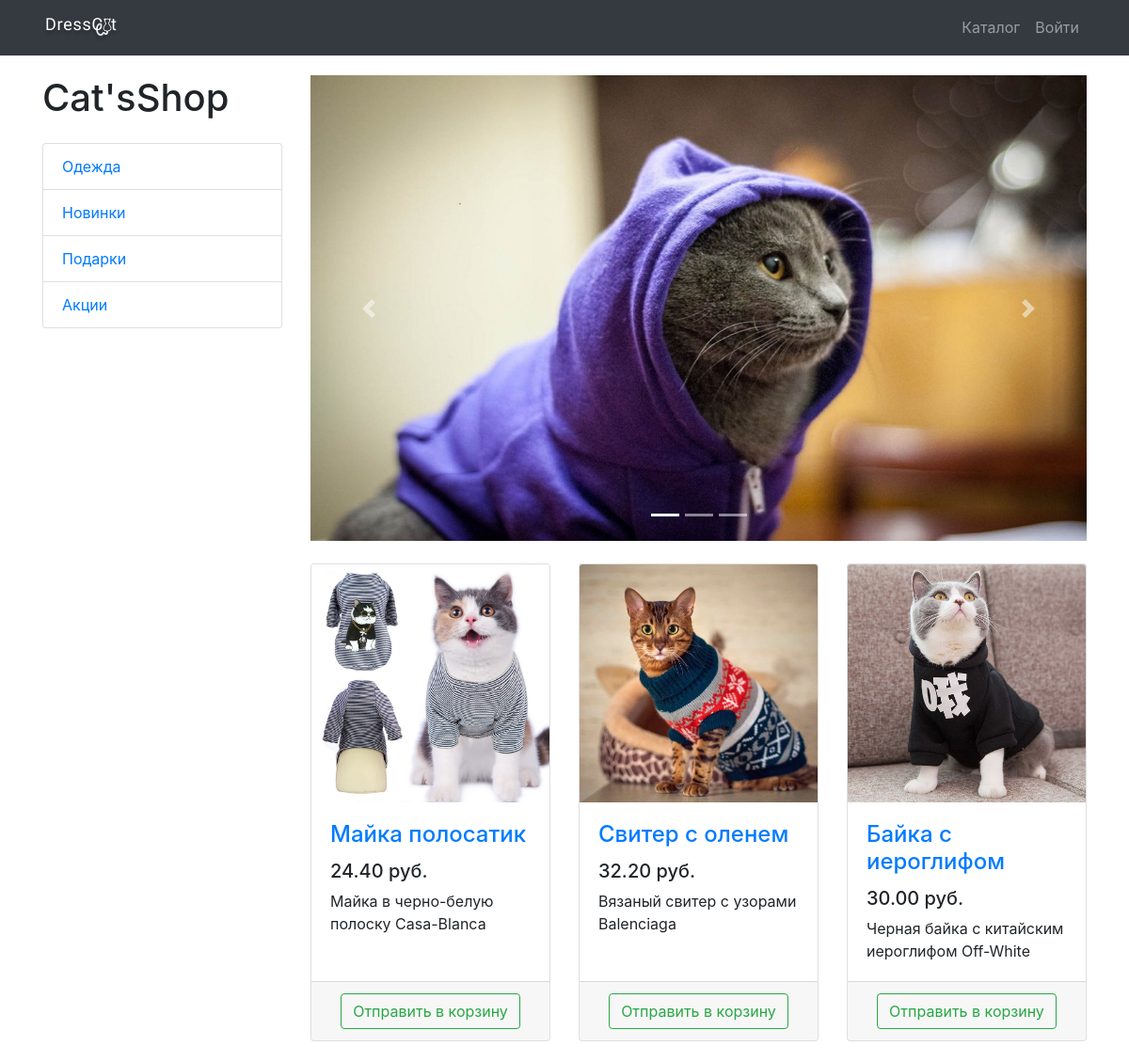
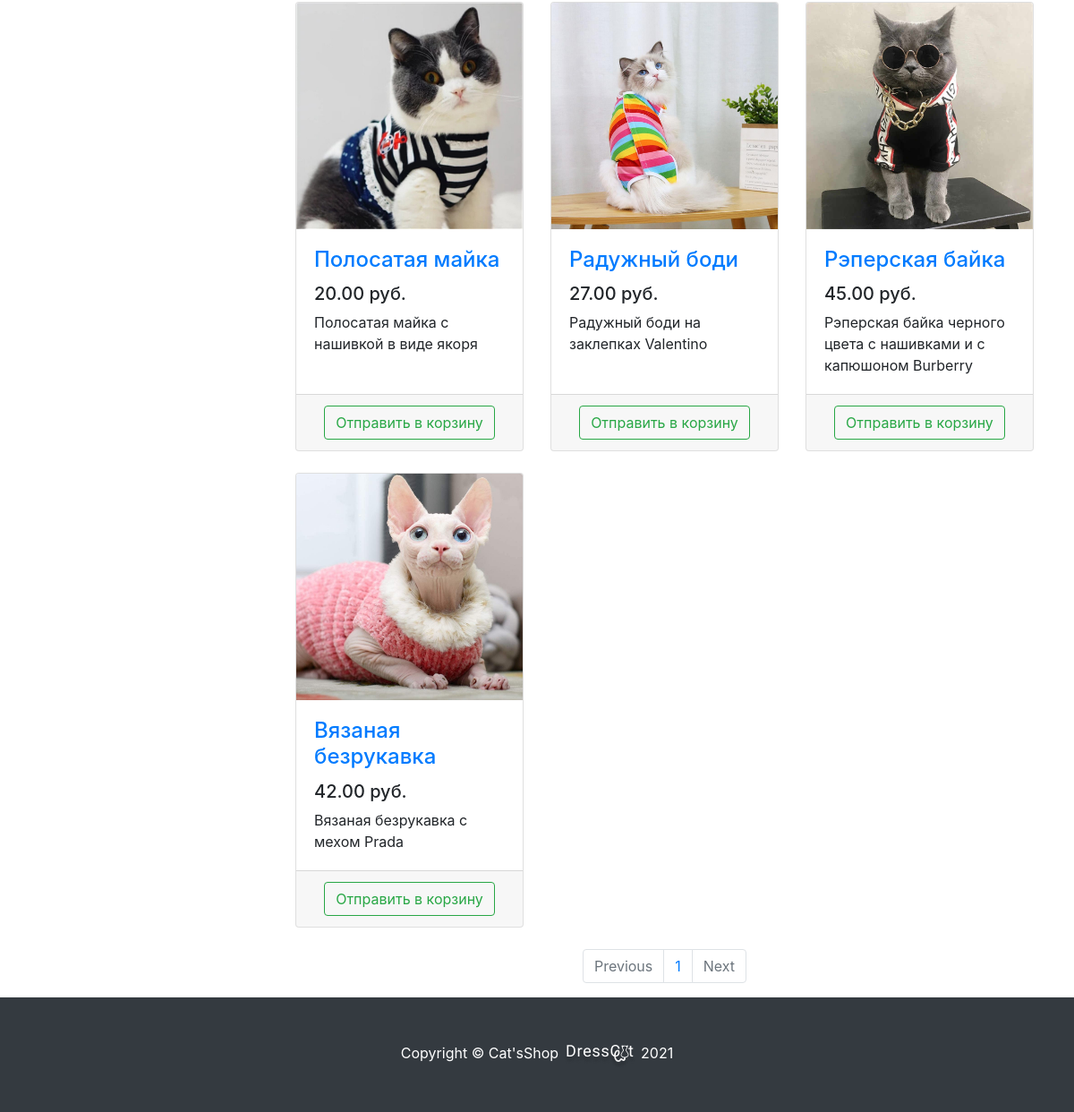
Screenshot of /products/2/ with the database file from the repository (2 pictures, top to bottom).
### products/models.py (models this page shows, shortened)
class ProductCategory(models.Model):
    name = models.CharField(max_length=64, unique=True)
    description = models.TextField(blank=True)
    class Meta:
        verbose_name_plural = 'Product Categories'

class Product(models.Model):
    name = models.CharField(max_length=256)
    image = models.ImageField(upload_to='products_images', blank=True)
    description = models.TextField(blank=True)
    short_description = models.CharField(max_length=64, blank=True)
    price = models.DecimalField(max_digits=5, decimal_places=2, default=0)
    quantity = models.PositiveIntegerField(default=0)
    category = models.ForeignKey(ProductCategory, on_delete=models.CASCADE)
    class Meta:
        ordering = ['category_id']

### products/views.py (the view)
# urls.py: path('', products, name='index'),
def products(request, category_id=None, page=1):
    context = {'title': 'DressCat - Каталог', 'categories': ProductCategory.objects.all()}
    if category_id:
        products = Product.objects.filter(category_id=category_id)
    else:
        products = Product.objects.all()
    paginator = Paginator(products, 9)
    products_paginator = paginator.page(page)
    context.update({'products': products_paginator})
    return render(request, 'products/products.html', context)

### products/templates/products/products.html (shortened to what this page needs)
{% extends  'products/base.html' %}
{% load static %}
{% block css %}
    <link href="{% static 'css/products.css' %}" rel="stylesheet">
{% endblock %}
{% block content %}
    <div class="container">
        <div class="row">
            <div class="col-lg-3">
                <h1 class="my-4">Cat'sShop</h1>
                <div class="list-group">
                    {% for category in categories %}
                        <a href="{% url 'products:category' category.id %}"
                           class="list-group-item">
                            {{ category.name }}
                        </a>
                    {% endfor %}
                </div>
            </div>
            <div class="col-lg-9">
                <div id="carouselExampleIndicators" class="carousel slide my-4" data-ride="carousel">
                    <ol class="carousel-indicators">
                        <li data-target="#carouselExampleIndicators" data-slide-to="0" class="active"></li>
                        <li data-target="#carouselExampleIndicators" data-slide-to="1"></li>
                        <li data-target="#carouselExampleIndicators" data-slide-to="2"></li>
                    </ol>
                    <div class="carousel-inner" role="listbox">
                        <div class="carousel-item active">
                            <img class="d-block img-fluid" src="{% static 'vendor/img/slides/slide1.jpg' %}" alt="First slide">
                        </div>
                    </div>
                    <a class="carousel-control-prev" href="#carouselExampleIndicators" role="button" data-slide="prev">
                        <span class="carousel-control-prev-icon" aria-hidden="true"></span>
                    </a>
                    <a class="carousel-control-next" href="#carouselExampleIndicators" role="button" data-slide="next">
                        <span class="carousel-control-next-icon" aria-hidden="true"></span>
                    </a>
                </div>
                <div class="row">
                    {% for product in products %}
                        <div class="col-lg-4 col-md-6 mb-4">
                        <div class="card h-100">
                            <a href="#">
                                <img class="card-img-top"
                                     src="/media/{{ product.image }}"
                                     alt="">
                            </a>
                            <div class="card-body">
                                <h4 class="card-title">
                                    <a href="#">{{ product.name }}</a>
                                </h4>
                                <h5>{{ product.price }} руб.</h5>
                                <p class="card-text">{{ product.description }}</p>
                            </div>
                            <div class="card-footer text-center">
                                <a href="{% url 'products:basket_add' product.id %}">
                                    <button type="button" class="btn btn-outline-success">
                                        Отправить в корзину
                                    </button>
                                </a>
                            </div>
                        </div>
                    </div>
                    {% endfor %}
                </div>
                <nav aria-label="Page navigation example">
                    <ul class="pagination justify-content-center">
                        <li class="page-item {% if not products.has_previous %} disabled {% endif %}">
                            <a class="page-link"
                               href="{% if products.has_previous %}
                               {% url 'products:page' products.previous_page_number %}
                               {% else %} # {% endif %}"
                               tabindex="-1" aria-disabled="true">Previous</a>
                        </li>
                        {% for page in products.paginator.page_range %}
                            <li class="page-item">
                                <a class="page-link" href="{% url 'products:page' page %}">
                                    {{ page }}
                                </a>
                            </li>
                        {% endfor %}
                        <li class="page-item {% if not products.has_next %} disabled {% endif %}">
                            <a class="page-link"
                              href="{% if products.has_next %}
                               {% url 'products:page' products.next_page_number %}
                               {% else %} # {% endif %}">
                                Next
                            </a>
                        </li>
                    </ul>
                </nav>
            </div>
        </div>
    </div>
{% endblock %}
{% block footer %}
    <footer class="py-5 bg-dark">
        <div class="container">
            <p class="m-0 text-center text-white">
                Copyright &copy; Cat'sShop
                <img src="{% static 'vendor/img/logo_small.png' %}"> 2021
            </p>
        </div>
    </footer>
{% endblock %}

### static/css/products.css (style rules this page uses)
body { padding-top: 56px; }

### rows the page displays
ProductCategory: name "Одежда"
ProductCategory: name "Новинки"
ProductCategory: name "Подарки"
ProductCategory: name "Акции"
Product: image (picture), name "Майка полосатик", price "24.40", description "Майка в черно-белую полоску Casa-Blanca"
Product: image (picture), name "Свитер с оленем", price "32.20", description "Вязаный свитер с узорами Balenciaga"
Product: image (picture), name "Байка с иероглифом", price "30.00", description "Черная байка с китайским иероглифом Off-White"
Product: image (picture), name "Полосатая майка", price "20.00", description "Полосатая майка с нашивкой в виде якоря"
Product: image (picture), name "Радужный боди", price "27.00", description "Радужный боди на заклепках Valentino"
Product: image (picture), name "Рэперская байка", price "45.00", description "Рэперская байка черного цвета с нашивками и с капюшоном Burberry"
Product: image (picture), name "Вязаная безрукавка", price "42.00", description "Вязаная безрукавка с мехом Prada"

### other values shown
{{ page }} "1"
